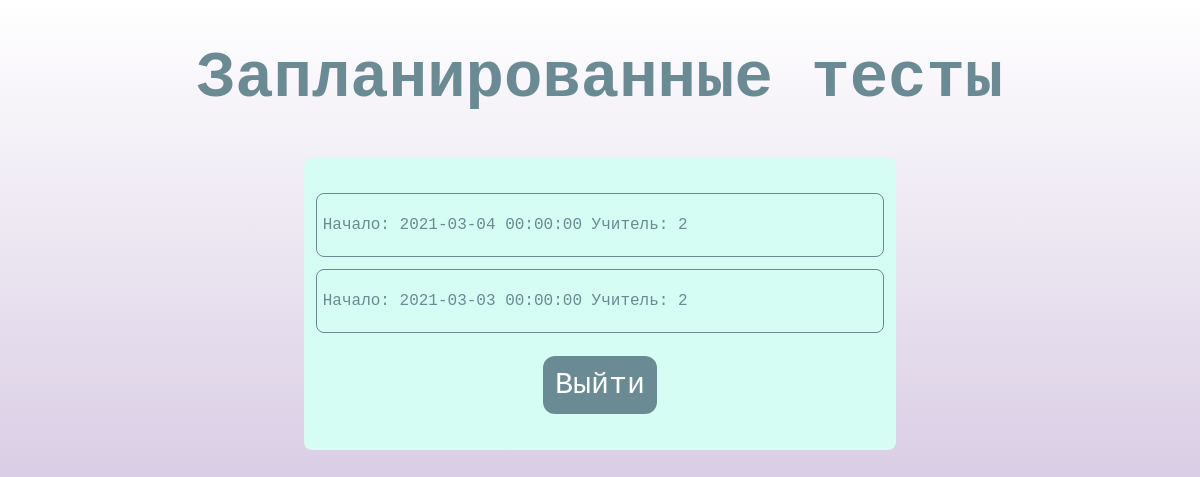
The page /ed_process_admin/tests on the database its author committed.
### data/__all_models.py (models this page shows)
class Tests(SqlAlchemyBase, UserMixin, SerializerMixin):
    __tablename__ = 'tests'
    id = sqlalchemy.Column(sqlalchemy.Integer,
                           primary_key=True, autoincrement=True)
    group_id = sqlalchemy.Column(sqlalchemy.Integer, sqlalchemy.ForeignKey("groups.id"))
    teacher_id = sqlalchemy.Column(sqlalchemy.Integer, sqlalchemy.ForeignKey("users.id"))
    start_date = sqlalchemy.Column(sqlalchemy.DateTime)
    teachers = orm.relation('Users')
    groups = orm.relation('Groups')
    testquestions = orm.relation("TestQuestions", back_populates='tests')

### main.py (the view)
@app.route('/ed_process_admin/tests', methods=['GET'])
def ed_process_admin_planned_tests():
    db_session.global_init("db/database.sqlite")
    session = db_session.create_session()
    tests = session.query(Tests).all()
    return render_template('ed_process_admin_tests.html', tests=tests)

### data/db_session.py (called while the page is built, shortened)
def global_init(db_file):
    global __factory
    if __factory:
        return

def create_session() -> Session:
    global __factory
    return __factory()

### templates/ed_process_admin_tests.html (shortened to what this page needs)
<!DOCTYPE html>
<html lang="en">
<head>
    <link rel="stylesheet" type="text/css" href="{{url_for('static', filename='css/style.css')}}">
</head>
<body>
<h1>Запланированные тесты</h1>
<div class="box">
    <div class="tests">
        {% for test in tests %}
        <div class="test">
            <p>Начало: {{ test.start_date }}
            Учитель: {{ test.teacher_id }}</p>
        </div>
        {% endfor %}
    </div>
    <a href="/logout"><input class="back_button" type="button" value="Выйти"></a>
</div>
</body>
</html>

### static/css/style.css (style rules this page uses)
body { background: linear-gradient(rgba(192,172,211,0), rgba(192,172,211,1)) fixed; }
h1 { font-family: 'Courier New', monospace; text-align: center; color: rgb(106,139,147); font-size: 64px; }
.back_button { color: white; text-align: center; font-family: 'Courier New', monospace; border-radius: 12px; border: none; background-color: rgb(106,139,147); font-size: 30px; padding: 2%; margin: 2%; }
.box { text-align: center; background: rgb(214, 253, 243); width: 50%; border-radius: 8px; margin: auto; padding-top: 2%; padding-bottom: 2%; }
.test { font-family: 'Courier New', monospace; color: rgb(106,139,147); text-align: left; border-radius: 8px; margin: 2%; padding: 1%; border: 1px solid rgb(106,139,147); }

### rows shown on the page
Tests: start_date "2021-03-04 00:00:00", teacher_id "2"
Tests: start_date "2021-03-03 00:00:00", teacher_id "2"
